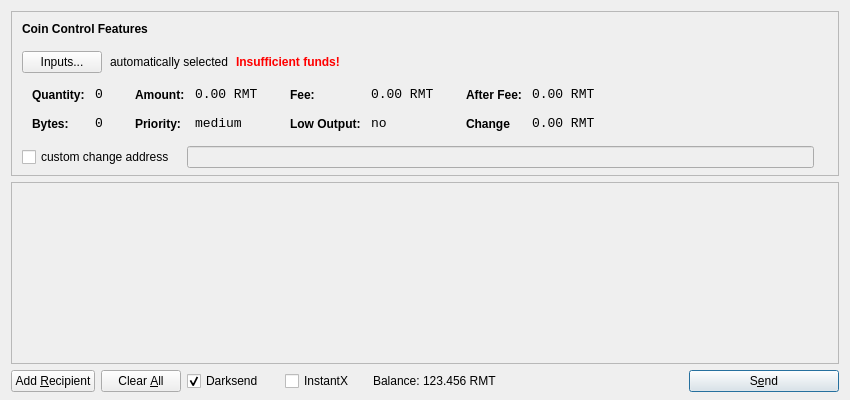
<?xml version="1.0" encoding="UTF-8"?>
<ui version="4.0">
 <class>SendCoinsDialog</class>
 <widget class="QDialog" name="SendCoinsDialog">
  <property name="geometry">
   <rect>
    <x>0</x>
    <y>0</y>
    <width>850</width>
    <height>400</height>
   </rect>
  </property>
  <property name="windowTitle">
   <string>Send Coins</string>
  </property>
  <layout class="QVBoxLayout" name="verticalLayout" stretch="0,1,0">
   <property name="bottomMargin">
    <number>8</number>
   </property>
   <item>
    <widget class="QFrame" name="frameCoinControl">
     <property name="sizePolicy">
      <sizepolicy hsizetype="Expanding" vsizetype="Expanding">
       <horstretch>0</horstretch>
       <verstretch>0</verstretch>
      </sizepolicy>
     </property>
     <property name="maximumSize">
      <size>
       <width>16777215</width>
       <height>16777215</height>
      </size>
     </property>
     <property name="frameShape">
      <enum>QFrame::StyledPanel</enum>
     </property>
     <property name="frameShadow">
      <enum>QFrame::Sunken</enum>
     </property>
     <layout class="QVBoxLayout" name="verticalLayoutCoinControl2">
      <property name="spacing">
       <number>-1</number>
      </property>
      <property name="leftMargin">
       <number>0</number>
      </property>
      <property name="topMargin">
       <number>0</number>
      </property>
      <property name="rightMargin">
       <number>0</number>
      </property>
      <property name="bottomMargin">
       <number>6</number>
      </property>
      <item>
       <layout class="QVBoxLayout" name="verticalLayoutCoinControl" stretch="0,0,0,0,1">
        <property name="spacing">
         <number>0</number>
        </property>
        <property name="leftMargin">
         <number>10</number>
        </property>
        <property name="topMargin">
         <number>10</number>
        </property>
        <item>
         <layout class="QHBoxLayout" name="horizontalLayoutCoinControl1">
          <property name="bottomMargin">
           <number>15</number>
          </property>
          <item>
           <widget class="QLabel" name="labelCoinControlFeatures">
            <property name="sizePolicy">
             <sizepolicy hsizetype="Preferred" vsizetype="Maximum">
              <horstretch>0</horstretch>
              <verstretch>0</verstretch>
             </sizepolicy>
            </property>
            <property name="font">
             <font>
              <weight>75</weight>
              <bold>true</bold>
             </font>
            </property>
            <property name="styleSheet">
             <string notr="true">font-weight:bold;</string>
            </property>
            <property name="text">
             <string>Coin Control Features</string>
            </property>
           </widget>
          </item>
         </layout>
        </item>
        <item>
         <layout class="QHBoxLayout" name="horizontalLayoutCoinControl2" stretch="0,0,0,0">
          <property name="spacing">
           <number>8</number>
          </property>
          <property name="bottomMargin">
           <number>10</number>
          </property>
          <item>
           <widget class="QPushButton" name="pushButtonCoinControl">
            <property name="styleSheet">
             <string notr="true"/>
            </property>
            <property name="text">
             <string>Inputs...</string>
            </property>
           </widget>
          </item>
          <item>
           <widget class="QLabel" name="labelCoinControlAutomaticallySelected">
            <property name="text">
             <string>automatically selected</string>
            </property>
            <property name="margin">
             <number>5</number>
            </property>
           </widget>
          </item>
          <item>
           <widget class="QLabel" name="labelCoinControlInsuffFunds">
            <property name="font">
             <font>
              <weight>75</weight>
              <bold>true</bold>
             </font>
            </property>
            <property name="styleSheet">
             <string notr="true">color:red;font-weight:bold;</string>
            </property>
            <property name="text">
             <string>Insufficient funds!</string>
            </property>
            <property name="margin">
             <number>5</number>
            </property>
           </widget>
          </item>
          <item>
           <spacer name="horizontalSpacerCoinControl">
            <property name="orientation">
             <enum>Qt::Horizontal</enum>
            </property>
            <property name="sizeHint" stdset="0">
             <size>
              <width>40</width>
              <height>1</height>
             </size>
            </property>
           </spacer>
          </item>
         </layout>
        </item>
        <item>
         <widget class="QWidget" name="widgetCoinControl" native="true">
          <property name="sizePolicy">
           <sizepolicy hsizetype="Preferred" vsizetype="Preferred">
            <horstretch>0</horstretch>
            <verstretch>0</verstretch>
           </sizepolicy>
          </property>
          <property name="minimumSize">
           <size>
            <width>0</width>
            <height>0</height>
           </size>
          </property>
          <property name="styleSheet">
           <string notr="true"/>
          </property>
          <layout class="QHBoxLayout" name="horizontalLayoutCoinControl5">
           <property name="margin">
            <number>0</number>
           </property>
           <item>
            <layout class="QHBoxLayout" name="horizontalLayoutCoinControl3" stretch="0,0,0,1">
             <property name="spacing">
              <number>20</number>
             </property>
             <property name="topMargin">
              <number>0</number>
             </property>
             <property name="bottomMargin">
              <number>10</number>
             </property>
             <item>
              <layout class="QFormLayout" name="formLayoutCoinControl1">
               <property name="horizontalSpacing">
                <number>10</number>
               </property>
               <property name="verticalSpacing">
                <number>14</number>
               </property>
               <property name="leftMargin">
                <number>10</number>
               </property>
               <property name="topMargin">
                <number>4</number>
               </property>
               <property name="rightMargin">
                <number>6</number>
               </property>
               <item row="0" column="0">
                <widget class="QLabel" name="labelCoinControlQuantityText">
                 <property name="styleSheet">
                  <string notr="true">font-weight:bold;</string>
                 </property>
                 <property name="text">
                  <string>Quantity:</string>
                 </property>
                 <property name="margin">
                  <number>0</number>
                 </property>
                </widget>
               </item>
               <item row="0" column="1">
                <widget class="QLabel" name="labelCoinControlQuantity">
                 <property name="font">
                  <font>
                   <family>Monospace</family>
                   <pointsize>10</pointsize>
                  </font>
                 </property>
                 <property name="cursor">
                  <cursorShape>IBeamCursor</cursorShape>
                 </property>
                 <property name="contextMenuPolicy">
                  <enum>Qt::ActionsContextMenu</enum>
                 </property>
                 <property name="text">
                  <string>0</string>
                 </property>
                 <property name="margin">
                  <number>0</number>
                 </property>
                 <property name="textInteractionFlags">
                  <set>Qt::LinksAccessibleByMouse|Qt::TextSelectableByKeyboard|Qt::TextSelectableByMouse</set>
                 </property>
                </widget>
               </item>
               <item row="1" column="0">
                <widget class="QLabel" name="labelCoinControlBytesText">
                 <property name="styleSheet">
                  <string notr="true">font-weight:bold;</string>
                 </property>
                 <property name="text">
                  <string>Bytes:</string>
                 </property>
                </widget>
               </item>
               <item row="1" column="1">
                <widget class="QLabel" name="labelCoinControlBytes">
                 <property name="font">
                  <font>
                   <family>Monospace</family>
                   <pointsize>10</pointsize>
                  </font>
                 </property>
                 <property name="cursor">
                  <cursorShape>IBeamCursor</cursorShape>
                 </property>
                 <property name="contextMenuPolicy">
                  <enum>Qt::ActionsContextMenu</enum>
                 </property>
                 <property name="text">
                  <string>0</string>
                 </property>
                 <property name="textInteractionFlags">
                  <set>Qt::LinksAccessibleByMouse|Qt::TextSelectableByKeyboard|Qt::TextSelectableByMouse</set>
                 </property>
                </widget>
               </item>
              </layout>
             </item>
             <item>
              <layout class="QFormLayout" name="formLayoutCoinControl2">
               <property name="horizontalSpacing">
                <number>10</number>
               </property>
               <property name="verticalSpacing">
                <number>14</number>
               </property>
               <property name="leftMargin">
                <number>6</number>
               </property>
               <property name="topMargin">
                <number>4</number>
               </property>
               <property name="rightMargin">
                <number>6</number>
               </property>
               <item row="0" column="0">
                <widget class="QLabel" name="labelCoinControlAmountText">
                 <property name="styleSheet">
                  <string notr="true">font-weight:bold;</string>
                 </property>
                 <property name="text">
                  <string>Amount:</string>
                 </property>
                 <property name="margin">
                  <number>0</number>
                 </property>
                </widget>
               </item>
               <item row="0" column="1">
                <widget class="QLabel" name="labelCoinControlAmount">
                 <property name="font">
                  <font>
                   <family>Monospace</family>
                   <pointsize>10</pointsize>
                  </font>
                 </property>
                 <property name="cursor">
                  <cursorShape>IBeamCursor</cursorShape>
                 </property>
                 <property name="contextMenuPolicy">
                  <enum>Qt::ActionsContextMenu</enum>
                 </property>
                 <property name="text">
                  <string>0.00 RMT</string>
                 </property>
                 <property name="textInteractionFlags">
                  <set>Qt::LinksAccessibleByMouse|Qt::TextSelectableByKeyboard|Qt::TextSelectableByMouse</set>
                 </property>
                </widget>
               </item>
               <item row="1" column="0">
                <widget class="QLabel" name="labelCoinControlPriorityText">
                 <property name="styleSheet">
                  <string notr="true">font-weight:bold;</string>
                 </property>
                 <property name="text">
                  <string>Priority:</string>
                 </property>
                </widget>
               </item>
               <item row="1" column="1">
                <widget class="QLabel" name="labelCoinControlPriority">
                 <property name="font">
                  <font>
                   <family>Monospace</family>
                   <pointsize>10</pointsize>
                  </font>
                 </property>
                 <property name="cursor">
                  <cursorShape>IBeamCursor</cursorShape>
                 </property>
                 <property name="contextMenuPolicy">
                  <enum>Qt::ActionsContextMenu</enum>
                 </property>
                 <property name="text">
                  <string>medium</string>
                 </property>
                 <property name="textInteractionFlags">
                  <set>Qt::LinksAccessibleByMouse|Qt::TextSelectableByKeyboard|Qt::TextSelectableByMouse</set>
                 </property>
                </widget>
               </item>
              </layout>
             </item>
             <item>
              <layout class="QFormLayout" name="formLayoutCoinControl3">
               <property name="horizontalSpacing">
                <number>10</number>
               </property>
               <property name="verticalSpacing">
                <number>14</number>
               </property>
               <property name="leftMargin">
                <number>6</number>
               </property>
               <property name="topMargin">
                <number>4</number>
               </property>
               <property name="rightMargin">
                <number>6</number>
               </property>
               <item row="0" column="0">
                <widget class="QLabel" name="labelCoinControlFeeText">
                 <property name="styleSheet">
                  <string notr="true">font-weight:bold;</string>
                 </property>
                 <property name="text">
                  <string>Fee:</string>
                 </property>
                 <property name="margin">
                  <number>0</number>
                 </property>
                </widget>
               </item>
               <item row="0" column="1">
                <widget class="QLabel" name="labelCoinControlFee">
                 <property name="font">
                  <font>
                   <family>Monospace</family>
                   <pointsize>10</pointsize>
                  </font>
                 </property>
                 <property name="cursor">
                  <cursorShape>IBeamCursor</cursorShape>
                 </property>
                 <property name="contextMenuPolicy">
                  <enum>Qt::ActionsContextMenu</enum>
                 </property>
                 <property name="text">
                  <string>0.00 RMT</string>
                 </property>
                 <property name="textInteractionFlags">
                  <set>Qt::LinksAccessibleByMouse|Qt::TextSelectableByKeyboard|Qt::TextSelectableByMouse</set>
                 </property>
                </widget>
               </item>
               <item row="1" column="0">
                <widget class="QLabel" name="labelCoinControlLowOutputText">
                 <property name="styleSheet">
                  <string notr="true">font-weight:bold;</string>
                 </property>
                 <property name="text">
                  <string>Low Output:</string>
                 </property>
                </widget>
               </item>
               <item row="1" column="1">
                <widget class="QLabel" name="labelCoinControlLowOutput">
                 <property name="font">
                  <font>
                   <family>Monospace</family>
                   <pointsize>10</pointsize>
                  </font>
                 </property>
                 <property name="cursor">
                  <cursorShape>IBeamCursor</cursorShape>
                 </property>
                 <property name="contextMenuPolicy">
                  <enum>Qt::ActionsContextMenu</enum>
                 </property>
                 <property name="text">
                  <string>no</string>
                 </property>
                 <property name="textInteractionFlags">
                  <set>Qt::LinksAccessibleByMouse|Qt::TextSelectableByKeyboard|Qt::TextSelectableByMouse</set>
                 </property>
                </widget>
               </item>
              </layout>
             </item>
             <item>
              <layout class="QFormLayout" name="formLayoutCoinControl4">
               <property name="horizontalSpacing">
                <number>10</number>
               </property>
               <property name="verticalSpacing">
                <number>14</number>
               </property>
               <property name="leftMargin">
                <number>6</number>
               </property>
               <property name="topMargin">
                <number>4</number>
               </property>
               <property name="rightMargin">
                <number>6</number>
               </property>
               <item row="0" column="0">
                <widget class="QLabel" name="labelCoinControlAfterFeeText">
                 <property name="styleSheet">
                  <string notr="true">font-weight:bold;</string>
                 </property>
                 <property name="text">
                  <string>After Fee:</string>
                 </property>
                 <property name="margin">
                  <number>0</number>
                 </property>
                </widget>
               </item>
               <item row="0" column="1">
                <widget class="QLabel" name="labelCoinControlAfterFee">
                 <property name="font">
                  <font>
                   <family>Monospace</family>
                   <pointsize>10</pointsize>
                  </font>
                 </property>
                 <property name="cursor">
                  <cursorShape>IBeamCursor</cursorShape>
                 </property>
                 <property name="contextMenuPolicy">
                  <enum>Qt::ActionsContextMenu</enum>
                 </property>
                 <property name="text">
                  <string>0.00 RMT</string>
                 </property>
                 <property name="textInteractionFlags">
                  <set>Qt::LinksAccessibleByMouse|Qt::TextSelectableByKeyboard|Qt::TextSelectableByMouse</set>
                 </property>
                </widget>
               </item>
               <item row="1" column="0">
                <widget class="QLabel" name="labelCoinControlChangeText">
                 <property name="styleSheet">
                  <string notr="true">font-weight:bold;</string>
                 </property>
                 <property name="text">
                  <string>Change</string>
                 </property>
                </widget>
               </item>
               <item row="1" column="1">
                <widget class="QLabel" name="labelCoinControlChange">
                 <property name="font">
                  <font>
                   <family>Monospace</family>
                   <pointsize>10</pointsize>
                  </font>
                 </property>
                 <property name="cursor">
                  <cursorShape>IBeamCursor</cursorShape>
                 </property>
                 <property name="contextMenuPolicy">
                  <enum>Qt::ActionsContextMenu</enum>
                 </property>
                 <property name="text">
                  <string>0.00 RMT</string>
                 </property>
                 <property name="textInteractionFlags">
                  <set>Qt::LinksAccessibleByMouse|Qt::TextSelectableByKeyboard|Qt::TextSelectableByMouse</set>
                 </property>
                </widget>
               </item>
              </layout>
             </item>
            </layout>
           </item>
          </layout>
         </widget>
        </item>
        <item>
         <layout class="QHBoxLayout" name="horizontalLayoutCoinControl4" stretch="0,0,0">
          <property name="spacing">
           <number>12</number>
          </property>
          <property name="sizeConstraint">
           <enum>QLayout::SetDefaultConstraint</enum>
          </property>
          <property name="topMargin">
           <number>5</number>
          </property>
          <property name="rightMargin">
           <number>5</number>
          </property>
          <item>
           <widget class="QCheckBox" name="checkBoxCoinControlChange">
            <property name="text">
             <string>custom change address</string>
            </property>
           </widget>
          </item>
          <item>
           <widget class="QLineEdit" name="lineEditCoinControlChange">
            <property name="enabled">
             <bool>false</bool>
            </property>
            <property name="sizePolicy">
             <sizepolicy hsizetype="Expanding" vsizetype="Fixed">
              <horstretch>0</horstretch>
              <verstretch>0</verstretch>
             </sizepolicy>
            </property>
           </widget>
          </item>
          <item>
           <widget class="QLabel" name="labelCoinControlChangeLabel">
            <property name="sizePolicy">
             <sizepolicy hsizetype="Preferred" vsizetype="Expanding">
              <horstretch>0</horstretch>
              <verstretch>0</verstretch>
             </sizepolicy>
            </property>
            <property name="minimumSize">
             <size>
              <width>0</width>
              <height>0</height>
             </size>
            </property>
            <property name="text">
             <string/>
            </property>
            <property name="margin">
             <number>3</number>
            </property>
           </widget>
          </item>
         </layout>
        </item>
        <item>
         <spacer name="verticalSpacerCoinControl">
          <property name="orientation">
           <enum>Qt::Vertical</enum>
          </property>
          <property name="sizeHint" stdset="0">
           <size>
            <width>800</width>
            <height>1</height>
           </size>
          </property>
         </spacer>
        </item>
       </layout>
      </item>
     </layout>
    </widget>
   </item>
   <item>
    <widget class="QScrollArea" name="scrollArea">
     <property name="widgetResizable">
      <bool>true</bool>
     </property>
     <widget class="QWidget" name="scrollAreaWidgetContents">
      <property name="geometry">
       <rect>
        <x>0</x>
        <y>0</y>
        <width>830</width>
        <height>165</height>
       </rect>
      </property>
      <layout class="QVBoxLayout" name="verticalLayout_2">
       <property name="margin">
        <number>0</number>
       </property>
       <item>
        <layout class="QVBoxLayout" name="entries">
         <property name="spacing">
          <number>6</number>
         </property>
        </layout>
       </item>
       <item>
        <spacer name="verticalSpacer">
         <property name="orientation">
          <enum>Qt::Vertical</enum>
         </property>
         <property name="sizeHint" stdset="0">
          <size>
           <width>20</width>
           <height>40</height>
          </size>
         </property>
        </spacer>
       </item>
      </layout>
     </widget>
    </widget>
   </item>
   <item>
    <layout class="QHBoxLayout" name="horizontalLayout">
     <item>
      <widget class="QPushButton" name="addButton">
       <property name="toolTip">
        <string>Send to multiple recipients at once</string>
       </property>
       <property name="text">
        <string>Add &amp;Recipient</string>
       </property>
       <property name="autoDefault">
        <bool>false</bool>
       </property>
      </widget>
     </item>
     <item>
      <widget class="QPushButton" name="clearButton">
       <property name="sizePolicy">
        <sizepolicy hsizetype="Minimum" vsizetype="Fixed">
         <horstretch>0</horstretch>
         <verstretch>0</verstretch>
        </sizepolicy>
       </property>
       <property name="toolTip">
        <string>Remove all transaction fields</string>
       </property>
       <property name="text">
        <string>Clear &amp;All</string>
       </property>
       <property name="autoRepeatDelay">
        <number>300</number>
       </property>
       <property name="autoDefault">
        <bool>false</bool>
       </property>
      </widget>
     </item>
     <item>
      <layout class="QHBoxLayout" name="horizontalLayout_2">
       <property name="spacing">
        <number>3</number>
       </property>
        <item>
        <widget class="QCheckBox" name="checkUseDarksend">
         <property name="minimumSize">
          <size>
           <width>95</width>
           <height>0</height>
          </size>
         </property>
         <property name="text">
          <string>Darksend</string>
         </property>
         <property name="checked">
          <bool>true</bool>
         </property>
        </widget>
       </item>
       <item>
        <widget class="QCheckBox" name="checkInstantX">
         <property name="enabled">
          <bool>true</bool>
         </property>
         <property name="minimumSize">
          <size>
           <width>85</width>
           <height>0</height>
          </size>
         </property>
         <property name="text">
          <string>InstantX</string>
         </property>
        </widget>
       </item>
       <item>
        <widget class="QLabel" name="label">
         <property name="sizePolicy">
          <sizepolicy hsizetype="Preferred" vsizetype="Fixed">
           <horstretch>0</horstretch>
           <verstretch>0</verstretch>
          </sizepolicy>
         </property>
         <property name="text">
          <string>Balance:</string>
         </property>
        </widget>
       </item>
       <item>
        <widget class="QLabel" name="labelBalance">
         <property name="sizePolicy">
          <sizepolicy hsizetype="Preferred" vsizetype="Fixed">
           <horstretch>0</horstretch>
           <verstretch>0</verstretch>
          </sizepolicy>
         </property>
         <property name="cursor">
          <cursorShape>IBeamCursor</cursorShape>
         </property>
         <property name="text">
          <string>123.456 RMT</string>
         </property>
         <property name="textInteractionFlags">
          <set>Qt::LinksAccessibleByMouse|Qt::TextSelectableByKeyboard|Qt::TextSelectableByMouse</set>
         </property>
        </widget>
       </item>
      </layout>
     </item>
     <item>
      <spacer name="horizontalSpacer">
       <property name="orientation">
        <enum>Qt::Horizontal</enum>
       </property>
       <property name="sizeHint" stdset="0">
        <size>
         <width>40</width>
         <height>20</height>
        </size>
       </property>
      </spacer>
     </item>
     <item>
      <widget class="QPushButton" name="sendButton">
       <property name="minimumSize">
        <size>
         <width>150</width>
         <height>0</height>
        </size>
       </property>
       <property name="toolTip">
        <string>Confirm the send action</string>
       </property>
       <property name="text">
        <string>S&amp;end</string>
       </property>
       <property name="icon">
        <iconset resource="../bitcoin.qrc">
         <normaloff>:/icons/send</normaloff>:/icons/send</iconset>
       </property>
       <property name="default">
        <bool>true</bool>
       </property>
      </widget>
     </item>
    </layout>
   </item>
  </layout>
 </widget>
 <resources>
  <include location="../bitcoin.qrc"/>
 </resources>
 <connections/>
</ui>
